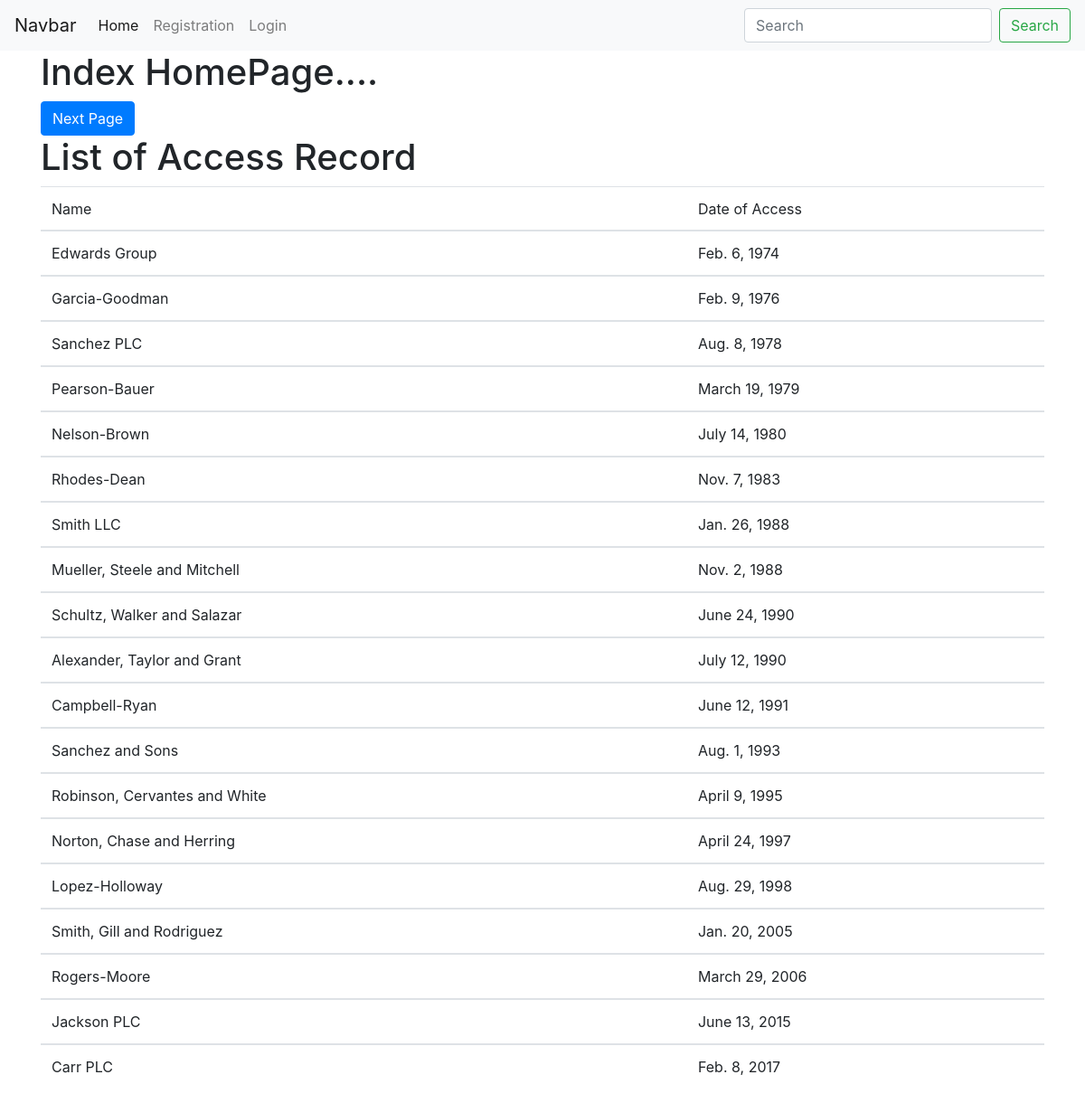
The app's page /first_app/ with its own data.
### first_app/models.py (models this page shows, shortened)
class AccessRecord(models.Model):
    name = models.ForeignKey(Webpage,on_delete=models.CASCADE)
    date = models.DateField()

class Webpage(models.Model):
    topic = models.ForeignKey(Topic,on_delete=models.CASCADE)
    name = models.CharField(max_length=264, unique=True)
    url = models.URLField(unique=True)
    def __str__(self):
        return self.name

### first_app/views.py (the view)
# urls.py: path('',views.index,name="index"),
def index(request):
    access_list = AccessRecord.objects.order_by('date')
    webpg_dict = {'access_record':access_list}
    return render(request,'index.html',context=webpg_dict)

### templates/index.html
{% extends "header.html" %}
{% block body_block %}
<h1>Index HomePage....</h1>
<a href="{% url "formName" %}" class="btn btn-primary">Next Page</a>
<h1>List of Access Record</h1>
{% if access_record %}
    <table class="table table-hover">
        <tr>
            <thead>
                <td>Name</td>
                <td>Date of Access</td>
            </thead>
        </tr>
        {% for record in access_record %}
        <tr>
            <tbody>
                <td>{{ record.name }}</td>
                <td>{{ record.date }}</td>
            </tbody>
        </tr>
        {% endfor %}
    </table>
{% else %}
<p>No record List</p>
{% endif %}
{% endblock %}

### templates/header.html (shortened to what this page needs)
<!DOCTYPE html>
{% load staticfiles %}
<html>
<head>
    <link rel="stylesheet" href={% static "css/bootstrap.min.css" %}>
</head>
<body>
    <nav class="navbar navbar-expand-lg navbar-light bg-light">
        <a class="navbar-brand" href="#">Navbar</a>
        <div class="collapse navbar-collapse" id="navbarSupportedContent">
            <ul class="navbar-nav mr-auto">
                <li class="nav-item active">
                    <a class="nav-link" href="{% url 'index' %}">Home <span class="sr-only">(current)</span></a>
                </li>
                <li class="nav-item">
                    <a class="nav-link" href="{% url 'register' %}">Registration</a>
                </li>
                {% if user.is_authenticated %}
                <li>
                    <a class="nav-link" href="{% url 'logout' %}">Logout</a>
                </li>
                {% else %}
                <a class="nav-link" href="{% url 'user_login' %}">Login</a>
                {% endif %}
            </ul>
            <form class="form-inline my-2 my-lg-0">
                <input class="form-control mr-sm-2" type="search" placeholder="Search" aria-label="Search">
                <button class="btn btn-outline-success my-2 my-sm-0" type="submit">Search</button>
            </form>
        </div>
    </nav>
    <div class="container">
        {% block body_block%}
        {% endblock %}
    </div>
</body>
</html>

### records on screen
AccessRecord: name "Edwards Group", date "Feb. 6, 1974"
AccessRecord: name "Garcia-Goodman", date "Feb. 9, 1976"
AccessRecord: name "Sanchez PLC", date "Aug. 8, 1978"
AccessRecord: name "Pearson-Bauer", date "March 19, 1979"
AccessRecord: name "Nelson-Brown", date "July 14, 1980"
AccessRecord: name "Rhodes-Dean", date "Nov. 7, 1983"
AccessRecord: name "Smith LLC", date "Jan. 26, 1988"
AccessRecord: name "Mueller, Steele and Mitchell", date "Nov. 2, 1988"
AccessRecord: name "Schultz, Walker and Salazar", date "June 24, 1990"
AccessRecord: name "Alexander, Taylor and Grant", date "July 12, 1990"
AccessRecord: name "Campbell-Ryan", date "June 12, 1991"
AccessRecord: name "Sanchez and Sons", date "Aug. 1, 1993"
AccessRecord: name "Robinson, Cervantes and White", date "April 9, 1995"
AccessRecord: name "Norton, Chase and Herring", date "April 24, 1997"
AccessRecord: name "Lopez-Holloway", date "Aug. 29, 1998"
AccessRecord: name "Smith, Gill and Rodriguez", date "Jan. 20, 2005"
AccessRecord: name "Rogers-Moore", date "March 29, 2006"
AccessRecord: name "Jackson PLC", date "June 13, 2015"
AccessRecord: name "Carr PLC", date "Feb. 8, 2017"
